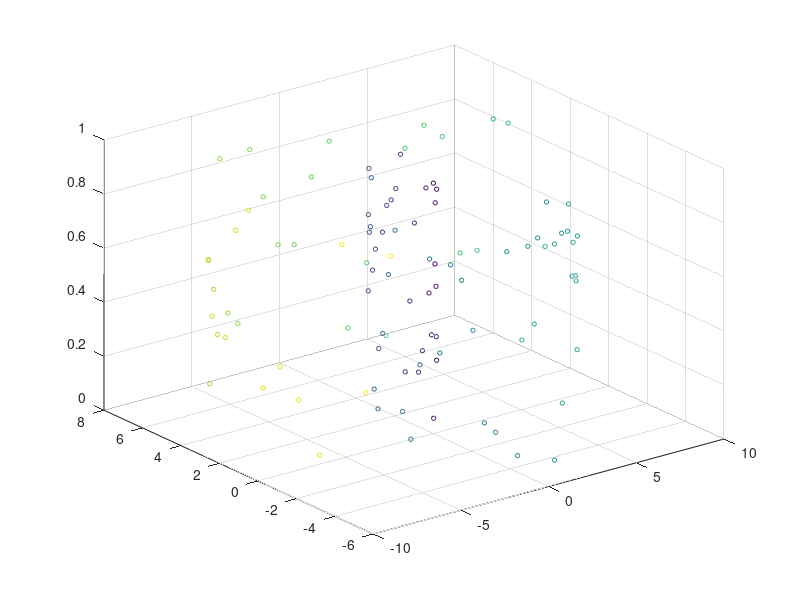

Here is the MATLAB script that generated this plot: (Note: this script raises an error after producing the figure.)
%Demo_scigplvm

addpath(genpath('../code'));

clear

%% data generate
nTr = 100;
nTe = 100;
% nClass = 5;

% xTr = rand(nTr,1)*10;
% xTe = rand(nTe,1)*10;

xTr = linspace(0.01,10,nTr)';
xTe = linspace(0.01,10,nTe)'+randn(nTe,1)*.1;

yTr = [cos(xTr).*xTr, sin(xTr).*xTr, rand(nTr,1)];   %swiss roll 
figure(1)
scatter3(cos(xTr).*xTr, sin(xTr).*xTr, rand(nTr,1),10,xTr);

yTe = [cos(xTe).*xTe, sin(xTe).*xTe, rand(nTe,1)];   %swiss roll 
%%
% model1 = train_cigplvm(yTr,2,'ard');
Y{1} = yTr;
Y{2} = xTr;
model1 = train_scigplvm_dpp_v2(Y,3,'ard');

model2 = sgplvm_invGp_v1(model1,1,yTe);

model3 = train_scigplvm_dpp_infere_v2(model1,1,yTe);

model4 = train_scigplvm_infere_v2(model1,1,yTe);
%%
figure(1)
plot(model2.yNew{1},'r')
hold on 
plot(model3.y_star{1},'b')
plot(model4.y_star{1},'g.')
plot(yTe,'k')
hold off

figure(2)
plot(model2.yNew{2},'r')
hold on 
plot(model3.y_star{2},'b')
plot(model4.y_star{2},'g.')
plot(xTe,'k')
hold off